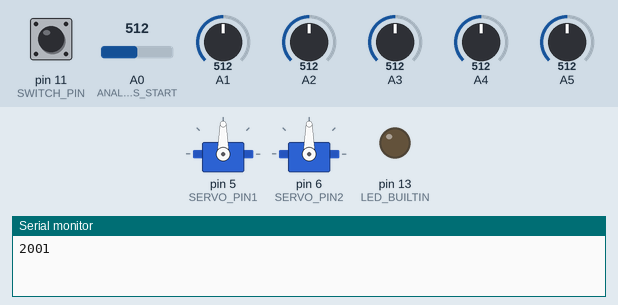
The sketch below on a simulated Arduino Uno, built with avr-gcc and run on an emulated ATmega328P. Shown: 2 × servo, output pins drawn as LEDs (lit = HIGH), the last lines printed to the serial monitor. The test bench sets the inputs (shaded band); at power-on: pin 11 (SWITCH_PIN) HIGH, A0 (ANALOG_PINS_START) = 512, A1 = 512, A2 = 512, A3 = 512, A4 = 512, A5 = 512. Pins used as bus, display or sensor lines are not drawn.

Above: at 1.2 s.
1.3 s: pin 11 (SWITCH_PIN) pulled LOW for 0.15 s
At 2.9 s:
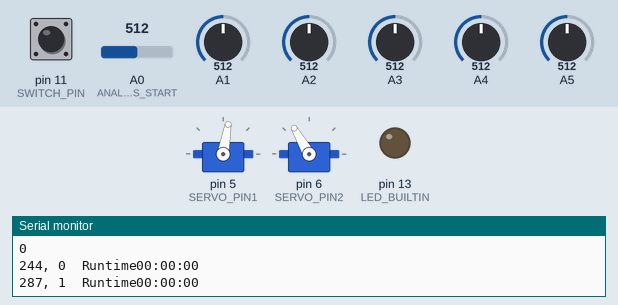
4.3 s: pin 11 (SWITCH_PIN) pulled LOW for 3.2 s
At 5.3 s:
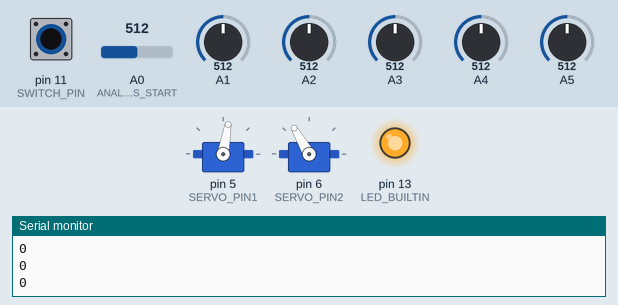
9.0 s: pin 11 (SWITCH_PIN) pulled LOW for 1 s
At 10.63 s:
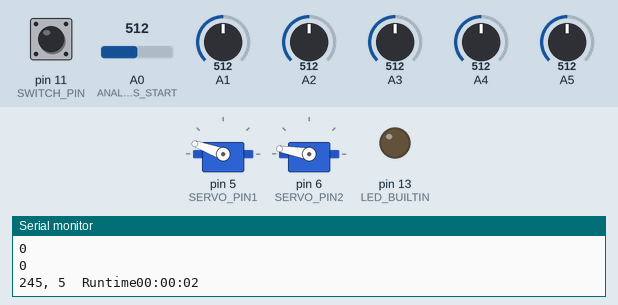
Timing chart, 0 to 19.0 s (numbered marks = the images above; inputs shaded):
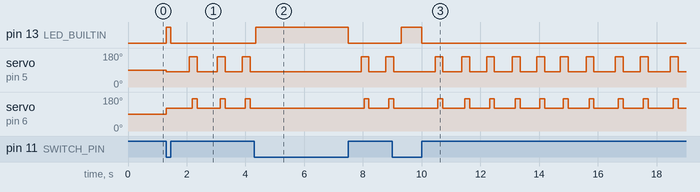

Measured:
- after the input at 1.3 s, pin 13 (LED_BUILTIN): LOW → HIGH at once, → LOW 0.15 s later; servo on pin 5 (SERVO_PIN1): goes 80° 0.79 s, 160° 0.27 s, 80° 0.69 s, 160° 0.27 s, 80° 0.58 s, 160° 0.27 s, then 80°, starting at once
- after the input at 4.3 s, pin 13 (LED_BUILTIN): LOW → HIGH after 0.06 s, → LOW 3.1 s later
- after the input at 9.0 s, pin 13 (LED_BUILTIN): LOW → HIGH after 0.30 s, → LOW 0.70 s later

The sketch:

res_6860d58028f4e.ino
```cpp
#include <Stepper.h>
#include <Servo.h>
#include <SoftwareSerial.h>

// Pin definitions
#define STEPPER_DIR_PIN 8
#define STEPPER_STEP_PIN 9
#define STEPPER_ENA_PIN 10
#define SERVO_PIN1 5
#define SERVO_PIN2 6
#define SWITCH_PIN 11
#define CELL_PIN 3
#define ANALOG_PINS_START A0

// Constants
#define CIRCLE_DIVISION 320
#define STEPS_PER_REV 40
#define MICROSTEPS 4
#define STEPS_PER_PIN (STEPS_PER_REV/MICROSTEPS)
#define DEFAULT_DELAY 1450
#define SERVO_DELAY 100
#define CALIBRATION_DELAY 500

// Servo positions
#define SERVO_INNER_POS 80
#define SERVO_OUTER_POS 150
#define SERVO_TOP_POS 120
#define SERVO_BOTTOM_POS 50

SoftwareSerial mySerial(12, 13);
Servo servo;
Servo servo1;

struct {
  int outStart = 0;
  int inStart = 0;
  int upStart = 0;
  int downStart = 0;
  int nowDeg = SERVO_INNER_POS;
  int nowHigh = SERVO_TOP_POS;
  int outleng = 0;
  int inleng = 86;
  int upleng = 0;
  int downleng = 75;
} position;

struct {
  unsigned long thisMillis_old;
  unsigned long allMillis;
  int cRotS = 850;
  int cRotAdd = 6;
} timing;

int num[CIRCLE_DIVISION] = {0};
int k = -1;
int idxplus = 0;
bool drc = HIGH;

const float deg[] PROGMEM = {0.00,1.12,2.25,3.38,4.50,5.63,6.75,7.88,9.00,10.13,11.25,12.38,13.50,14.63,15.75,16.87,18.00,19.12,20.25,21.37,22.50,23.62,24.75,25.87,27.00,28.12,29.25,30.37,31.50,32.63,33.75,34.88,36.00,37.13,38.25,39.38,40.50,41.63,42.75,43.88,45.00,46.13,47.25,48.38,49.50,50.63,51.75,52.88,54.00,55.13,56.25,57.38,58.50,59.63,60.75,61.88,63.00,64.12,65.25,66.37,67.50,68.62,69.75,70.87,72.00,73.12,74.25,75.37,76.50,77.62,78.75,79.87,81.00,82.12,83.25,84.37,85.50,86.62,87.75,88.87,90.00,91.12,92.25,93.37,94.50,95.62,96.75,97.87,99.00,100.12,101.25,102.37,103.50,104.62,105.75,106.87,108.00,109.12,110.25,111.37,112.50,113.62,114.75,115.87,117.00,118.12,119.25,120.37,121.50,122.62,123.75,124.87,126.00,127.12,128.25,129.38,130.50,131.63,132.75,133.88,135.00,136.13,137.25,138.38,139.50,140.63,141.75,142.88,144.00,145.13,146.25,147.38,148.50,149.63,150.75,151.88,153.00,154.13,155.25,156.38,157.50,158.63,159.75,160.88,162.00,163.13,164.25,165.38,166.50,167.63,168.75,169.88,171.00,172.13,173.25,174.38,175.50,176.63,177.75,178.88,180.00,181.13,182.25,183.38,184.50,185.63,186.75,187.88,189.00,190.13,191.25,192.38,193.50,194.63,195.75,196.88,198.00,199.13,200.25,201.38,202.50,203.63,204.75,205.88,207.00,208.13,209.25,210.38,211.50,212.63,213.75,214.88,216.00,217.13,218.25,219.38,220.50,221.63,222.75,223.88,225.00,226.13,227.25,228.38,229.50,230.63,231.75,232.88,234.00,235.13,236.25,237.38,238.50,239.63,240.75,241.88,243.00,244.13,245.25,246.38,247.50,248.63,249.75,250.88,252.00,253.13,254.25,255.38,256.50,257.63,258.75,259.88,261.00,262.13,263.25,264.38,265.50,266.63,267.75,268.88,270.00,271.13,272.25,273.38,274.50,275.63,276.75,277.88,279.00,280.13,281.25,282.38,283.50,284.63,285.75,286.88,288.00,289.13,290.25,291.38,292.50,293.63,294.75,295.88,297.00,298.13,299.25,300.38,301.50,302.63,303.75,304.88,306.00,307.13,308.25,309.38,310.50,311.63,312.75,313.88,315.00,316.13,317.25,318.38,319.50,320.63,321.75,322.88,324.00,325.13,326.25,327.38,328.50,329.63,330.75,331.88,333.00,334.13,335.25,336.38,337.50,338.63,339.75,340.88,342.00,343.13,344.25,345.38,346.50,347.63,348.75,349.88,351.00,352.13,353.25,354.38,355.50,356.63,357.75,358.88};

const uint16_t data[] PROGMEM = {244,287,272,255,286,245,279,264,247,276,254,290,241,225,290,236,220,291,235,280,244,289,242,218,180,199,184,207,177,201,172,208,176,211,171,209,164,213,170,273,248,263,289,228,281,177,204,189,94,192,92,186,206,151,210,161,265,286,221,290,239,219,292,233,281,243,215,292,224,282,176,277,246,265,164,230,175,278,173,207,180,92,190,96,188,205,126,208,165,264,288,243,178,199,95,191,91,193,260,158,214,293,218,291,227,282,222,285,182,197,117,208,137,204,104,202,154,236,276,177,93,183,242,172,279,230,268,163,234,174,277,252,180,274,169,221,289,237,144,211,293,208,123,212,292,217,296,211,131,207,103,190,99,187,97,198,111,209,244,266,163,145,130,208,150,236,145,203,153,257,208,113,198,293,206,181,91,195,114,220,292,226,284,223,269,162,128,148,252,214,110,68,83,172,271,184,89,177,253,165,124,206,134,230,288,222,116,169,87,186,289,240,281,266,237,141,204,294,213,122,166,201,95,53,98,197,259,275,255,289,218,295,212,111,67,89,182,96,200,156,125,163,246,278,231,287,187,121,167,263,179,93,64,104,206,296,202,146,129,159,265,156,235,277,179,283,232,216,251,149,126,212,286,218,121,106,63,112,171,272,197,105,70,91,199,252,186,100,207,294,195,107,171,84,182,287,208,102,65,92,184,239,140,156,261,181,249,278,169,119,224,250,150,244,170,114,177,265,192,274,167,120,219,285,246,140,207,290,228,141,244,213,291,191,93,48,96,55,85,170,280,229,289,215,301,225,118,168,89,71,150,125,160,259,17,255,213,110,182,98,208,128,211,299,206,107,62,114,197,92,194,136,158,266,285,256,16,260,152,204,144,243,217,300,204,111,178,193,289,208,120,190,292,223,242,287,176,115,211,107,190,88,72,163,122,68,151,123,161,176,94,60,108,69,160,232,267,155,201,297,216,109,184,83,177,112,201,89,37,91,66,101,209,256,212,270,173,200,298,212,276,183,284,231,133,159,197,90,167,279,243,2,74,150,264,178,285,225,291,206,259,182,94,178,289,226,281,257,15,261,151,115,170,117,175,103,59,115,194,90,71,164,121,222,292,164,105,201,292,216,122,228,166,291,183,245,166,252,11,316,239,282,169,86,41,93,190,117,220,252,13,79,23,266,241,280,234,131,160,99,52,283,187,86,185,290,219,270,188,92,193,294,169,98,149,265,29,84,193,257,19,80,12,253,147,100,165,120,168,296,204,292,209,286,177,100,46,280,171,243,105,156,137,237,130,71,319,75,171,299,199,89,39,274,178,92,183,232,128,161,73,3,246,111,180,262,189,108,214,254,194,83,31,269,158,134,57,151,234,311,238,283,213,292,177,303,214,233,89,203,301,175,97,47,127,163,68,171,104,244,143,206,103,237,95,59,284,229,269,191,261,11,254,114,200,91,238,102,207,133,237,109,163,292,182,87,184,82,61,93,180,272,36,94,179,284,56,155,270,24,84,28,266,176,116,58,163,112,245,278,172,298,207,258,18,255,113,242,194,174,120,223,251,14,77,7,246,137,152,62,283,168,99,249,115,131,23,86,201,259,192,86,161,124,164,101,176,300,198,256,20,129,160,55,165,292,218,240,139,34,82,179,235,104,174,275,189,282,209,97,54,282,64,309,4,71,316,73,146,254,105,140,63,151,282,180,89,237,92,198,302,210,253,109,205,135,221,292,200,180,305,241,197,6,248,275,38,144,47,99,178,291,169,117,57,153,136,30,79,10,262,185,230,139,77,169,108,246,212,52,223,287,254,159,233,125,213,281,183,274,257,12,260,140,51,284,61,155,285,172,67,314,74,0,70,170,96,236,99,208,297,173,238,88,184,263,160,292,167,100,248,95,188,290,179,307,65,281,55,157,50,216,59,110,133,247,182,93,37,276,172,281,45,152,110,205,265,180,233,249,119,136,55,223,115,253,18,1,120,214,244,4,191,92,196,181,97,251,106,163,52,279,48,218,57,123,162,293,199,87,72,318,76,15,250,98,172,268,200,167,104,255,145,271,40,87,191,98,239,224,134,234,107,136,157,234,84,204,283,257,9,196,7,199,214,109,153,44,219,281,70,151,112,58,96,184,227,63,310,241,319,120,229,214,292,168,63,217,58,227,124,41,82,187,271,153,95,35,269,284,54,164,294,176,269,27,85,196,259,118,252,288,180,276,42,220,170,300,132,208,305,218,46,148,75,312,233,283,156,60,215,107,177,94,190,270,180,75,233,137,100,171,286,67,165,123,0,143,116,210,53,218,9,124,208,246,88,204,136,28,134,299,221,74,160,54,277,178,299,204,7,194,5,74,182,309,72,1,141,49,224,286,103,289,222,72,140,205,91,202,257,17,82,198,181,264,30,211,292,207,247,277,172,111,257,184,93,193,9,309,185,78,63,312,77,177,99,166,121,35,211,304,175,119,2,247,110,258,14,125,153,255,21,87,206,308,65,214,39,207,306,67,191,260,280,148,127,17,2,144,102,290,165,278,149,71,230,285,227,98,178,284,69,154,76,3,141,36,120,251,205,185,92,195,292,186,226,92,62,172,301,190,105,122,210,32,96,179,276,186,7,211,271,23,0,114,176,289,109,299,218,290,111,164,293,130,51,213,245,140,276,48,158,102,177,160,267,236,83,29,97,240,255,94,39,140,33,271,200,5,243,310,184,169,245,89,195,273,252,203,159,294,191,266,26,209,123,173,67,279,56,118,69,230,283,104,52,119,258,198,74,281,296,311,182,95,253,133,243,216,64,284,52,128,222,56,301,131,290,214,111,187,274,190,68,231,91,197,84,186,285,153,106,242,154,267,137,306,65,315,248,139,261,117,167,71,103,176,292,106,300,193,96,181,229,288,303,176,96,34,205,249,151,257,272,57,278,76,8,312,175,116,319,25,132,159,274,175,192,7,182,60,307,136,78,199,16,83,206,106,176,311,62,154,49,217,38,90,75,313,189,92,187,260,195,253,198,5,213,296,110,288,219,237,317,120,170,99,290,250,121,136,249,88,205,43,219,46,158,104,169,306,69,172,48,281,44,131,236,148,9,263,314,240,87,289,223,37,207,223,50,134,109,1,145,279,234,154,280,66,232,281,168,186,94,70,5,77,221,41,206,108,290,127,204,304,230,161,227,107,144,262,24,133,205,166,266,31,208,55,119,28,223,35,163,265,27,224,92,182,111,217,55,124,11,248,102,60,212,6,188,203,138,192,91,201,147,281,76,17,254,269,183,275,260,13,126,159,243,73,199,102,292,179,97,112,288,94,237,4,294,206,120,27,158,143,3,239,58,104,165,301,105,290,227,72,199,173,196,23,8,69,96,30,213,268,291,222,53,241,216,71,229,106,238,265,6,175,233,252,105,211,25,97,173,300,200,92,220,37,119,256,155,43,93,181,292,206,271,289,92,250,1,137,27,316,232,90,254,311,78,170,112,128,243,152,55,230,180,280,50,299,133,235,151,65,301,162,117,29,203,5,219,62,165,202,142,266,234,277,60,41,136,49,82,203,22,272,319,126,63,95,195,87,207,289,85,184,95,121,217,66,271,144,319,300,206,233,315,74,178,301,199,20,0,121,169,42,57,180,96,116,150,275,49,255,156,68,215,317,235,110,0,118,264,193,273,138,311,240,260,67,243,304,170,287,185,223,21,154,54,166,123,24,195,83,209,20,257,128,289,106,248,94,206,262,14,71,194,111,176,285,224,17,151,96,37,202,18,260,15,85,193,54,255,69,274,153,176,3,295,221,269,103,177,97,58,303,171,115,302,104,291,276,170,101,191,140,119,238,82,0,216,231,160,234,290,116,239,142,32,226,34,122,214,72,286,125,211,232,54,217,59,309,68,277,41,145,258,103,246,122,319,33,206,126,284,247,158,189,167,304,286,63,187,93,178,280,105,36,208,7,202,140,168,43,207,91,227,311,249,264,239,1,32,91,194,293,5,80,18,223,195,269,290,90,255,180,72,190,174,111,167,142,103,87,264,8,237,274,179,54,130,302,177,104,119,226,133,22,198,267,284,112,18,195,66,281,191,148,131,270,156,26,7,239,300,219,34,270,163,148,118,3,164,104,245,78,24,259,52,218,201,186,77,42,202,86,251,76,57,113,283,73,88,183,271,214,4,223,40,229,196,106,240,89,197,7,143,277,47,204,134,298,185,41,101,274,52,167,202,121,225,60,192,97,10,113,163,55,192,25,41,177,283,210,300,133,206,7,191,68,256,287,61,172,274,77,223,260,136,309,78,162,277,232,120,252,91,190,109,176,51,298,135,311,288,227,83,294,163,126,67,318,34,233,318,206,84,7,184,86,220,33,173,121,221,28,211,53,255,315,176,98,171,292,169,7,121,154,246,309,61,99,57,164,125,140,270,193,52,34,190,279,294,167,12,236,205,89,216,56,228,244,259,281,46,278,192,246,5,27,152,58,214,291,308,185,114,233,68,20,78,11,82,212,112,301,205,129,0,99,29,208,103,296,135,158,2,299,0};
int dataSize = sizeof(data)/2;

void setup() {
  Serial.begin(9600);
  mySerial.begin(9600);
  Serial.println(dataSize);
  pinMode(LED_BUILTIN, OUTPUT);
  pinMode(SWITCH_PIN, INPUT_PULLUP);
  pinMode(STEPPER_ENA_PIN, OUTPUT);
  pinMode(STEPPER_STEP_PIN, OUTPUT);
  pinMode(STEPPER_DIR_PIN, OUTPUT);
  pinMode(CELL_PIN, INPUT_PULLUP);
  digitalWrite(STEPPER_ENA_PIN, LOW);
  pinMode(A5, INPUT_PULLUP);
  pinMode(A4, INPUT_PULLUP);
  pinMode(A0, INPUT_PULLUP);
  pinMode(A1, INPUT_PULLUP);
  pinMode(A2, INPUT_PULLUP);
  pinMode(A3, INPUT_PULLUP);
  servo.attach(SERVO_PIN1);
  servo1.attach(SERVO_PIN2);
  servo.write(90);
  for(int i = 0; i < CIRCLE_DIVISION; i++) {
    num[i] = i;
  }
}

void loop() {
  if(digitalRead(SWITCH_PIN) == LOW) {
    // Serial.print(analogRead(A1));
    // Serial.print(",");
    // Serial.print(analogRead(A2));
    // Serial.print(",");
    // Serial.println(analogRead(A3));
    digitalWrite(LED_BUILTIN, HIGH);
    digitalWrite(STEPPER_ENA_PIN, HIGH);
    if(k < 0) k=0;
    timing.thisMillis_old = millis();
    position.outStart = analogRead(A3);
    position.inStart = analogRead(A0);
    position.upStart = analogRead(A2);
    position.downStart = analogRead(A1);
    if(position.inStart < 900) position.nowDeg=position.nowDeg+1; //in
    if(position.outStart < 900) position.nowDeg=position.nowDeg-1; //out
    if(position.downStart < 900) position.nowHigh=position.nowHigh+1; //down
    if(position.upStart < 900) position.nowHigh=position.nowHigh-1; //up
    servo1.write(position.nowHigh);
    servo.write(position.nowDeg);
    position.downleng=position.nowHigh;
    position.inleng = position.nowDeg;
    position.outleng=position.inleng+80;
    position.upleng=position.downleng+50;
    if(analogRead(A5) < 900 && analogRead(A4) > 900) {
      oneStep(HIGH);
    }
    if(analogRead(A4) < 900 && analogRead(A5) > 900) {
      oneStep(LOW);
    }
    if(analogRead(A1) < 900 && analogRead(A3) < 900) {
      for(int i=0;i<320;i++){
        Serial.println(i);
        if(analogRead(A0) < 900) break;
      cRotate(drc, STEPS_PER_PIN);
      delay(300);
      }
    }
    // if(digitalRead(CELL_PIN) == LOW) {
    //   for(int j=0;j<CIRCLE_DIVISION;j++) {
    //     digitalWrite(STEPPER_ENA_PIN, LOW);
    //     delay(50);
    //     servo.write(position.outleng);
    //     delay(100);
    //     servo1.write(position.upleng);
    //     for (int i = 0; i < STEPS_PER_PIN; i++) {
    //       digitalWrite(STEPPER_STEP_PIN, HIGH);
    //       delayMicroseconds(DEFAULT_DELAY);
    //       digitalWrite(STEPPER_STEP_PIN, LOW);
    //       delayMicroseconds(DEFAULT_DELAY);
    //     }
    //     delay(100);
    //     servo.write(position.inleng);
    //     servo1.write(position.downleng);
    //     delay(150);
    //     if(analogRead(A4) > 900 || analogRead(A5) > 900) {
    //       digitalWrite(STEPPER_ENA_PIN, HIGH);
    //       break;
    //     }
    //   }
    // }
  } else {
    digitalWrite(LED_BUILTIN, LOW);
    if(k>=0 && k <= dataSize) {
      digitalWrite(STEPPER_ENA_PIN, LOW);
      if(k!=0 && k%200 == 0) {position.upleng--;position.downleng--;}
      unsigned long deltaMillis = 0;
      unsigned long thisMillis = millis();
      Serial.print(pgm_read_word_near(&(data[k])));
      Serial.print(", ");
      Serial.print(k);
      Serial.print("  ");
      unsigned long allSeconds=timing.allMillis/1000;
      int runHours= allSeconds/3600;
      int secsRemaining=allSeconds%3600;
      int runMinutes=secsRemaining/60;
      int runSeconds=secsRemaining%60;
      char buf[21];
      sprintf(buf,"Runtime%02d:%02d:%02d",runHours,runMinutes,runSeconds);
      Serial.println(buf);

      int idx = index_arr(num, CIRCLE_DIVISION, pgm_read_word_near(&(data[k])));
      shiftLeft(num, idx, CIRCLE_DIVISION);
      if(idx == 160) {
        drc = LOW;
        if(arr_check(num, (CIRCLE_DIVISION-idx), CIRCLE_DIVISION, pgm_read_word_near(&(data[k+1]))) > 0) {
          cRotate(drc, ((idx+idxplus)-1)*STEPS_PER_PIN);
          sawing(drc);
          idxplus=0;
        } else {
          cRotate(drc, (idx+idxplus)*STEPS_PER_PIN);
          sawing(!drc);
          idxplus=1;
          delay(50);
        }
      } else {
        if(1/sin(radians(pgm_read_float_near(&(deg[idx])))) > 0) {
          drc = LOW;
          if(arr_check(num, (CIRCLE_DIVISION-idx), CIRCLE_DIVISION, pgm_read_word_near(&(data[k+1]))) > 0) {
            cRotate(drc, ((idx+idxplus)-1)*STEPS_PER_PIN);
            sawing(drc);
            idxplus=0;
          } else {
            cRotate(drc, (idx+idxplus)*STEPS_PER_PIN);
            idxplus=1;
            sawing(!drc);
            delay(50);
          }
        } else if(1/sin(radians(pgm_read_float_near(&(deg[idx])))) < 0) {
          drc = HIGH;
          if(arr_check(num, 0, CIRCLE_DIVISION-idx, pgm_read_word_near(&(data[k+1]))) > 0) {
            cRotate(drc, (CIRCLE_DIVISION-(idx+idxplus))*STEPS_PER_PIN);
            sawing(drc);
            idxplus=1;
            delay(50);
          } else {
            cRotate(drc, ((CIRCLE_DIVISION-(idx+idxplus))+1)*STEPS_PER_PIN);
            sawing(!drc);
            idxplus=0;
          }
        }
      }
      k=k+1;
      if (thisMillis != timing.thisMillis_old) {
        deltaMillis = thisMillis-timing.thisMillis_old;
        timing.thisMillis_old = thisMillis;
        timing.allMillis = timing.allMillis + deltaMillis;
      }
    }
    if(k > dataSize) {
      k=-1;
      for(int i=0;i<2;i++) {
        delay(300);
        sawing(HIGH);
        cRotate(LOW, STEPS_PER_PIN);
      }
      delay(300);
      sawing(LOW);
      cRotate(HIGH, STEPS_PER_PIN);
      sawing(LOW);
      unsigned long allSeconds=timing.allMillis/1000;
      int runHours= allSeconds/3600;
      int secsRemaining=allSeconds%3600;
      int runMinutes=secsRemaining/60;
      int runSeconds=secsRemaining%60;
      char buf[21];
      sprintf(buf,"Runtime%02d:%02d:%02d",runHours,runMinutes,runSeconds);
      timing.allMillis=0;
    }
  }
}

void oneStep(bool dic) {
  digitalWrite(STEPPER_DIR_PIN, dic);
  digitalWrite(STEPPER_ENA_PIN, LOW);
  digitalWrite(STEPPER_STEP_PIN, HIGH);
  delayMicroseconds(DEFAULT_DELAY);
  digitalWrite(STEPPER_STEP_PIN, LOW);
  delayMicroseconds(DEFAULT_DELAY);
  delay(500);
}

void callibration(bool cal, bool dic, int sw) {
  digitalWrite(STEPPER_DIR_PIN, dic);
  digitalWrite(STEPPER_ENA_PIN, LOW);
  for(int i=2000;i>500;i=i-1) {
    digitalWrite(STEPPER_STEP_PIN, HIGH);
    delayMicroseconds(i);
    digitalWrite(STEPPER_STEP_PIN, LOW);
    delayMicroseconds(i);
    if(analogRead(sw) < 900 || analogRead(A4)+analogRead(A5) > 1800) {
      break;
    }
  }
  while (cal) {
    if(analogRead(sw) < 900 || analogRead(A4)+analogRead(A5) > 1800) {
      cal=false;
    }
cRotate(drc, STEPS_PER_PIN);
delay(500);
  }
}

void sawing(bool drc) {
  delay(100);
  servo.write(position.outleng);
  delay(100);
  servo1.write(position.upleng);
  delay(50);
  cRotate(drc, STEPS_PER_PIN);
  delay(100);
  servo.write(position.inleng);
  servo1.write(position.downleng);
  delay(200);
}

int arr_check(int* arr, int start, int end, int val) {
  for(int i = start; i < end; i++) {
    if(arr[i] == val) return 1;
  }
  return -1;
}

void cRotate(bool direc, int spr) {
  digitalWrite(STEPPER_DIR_PIN, direc);
  digitalWrite(STEPPER_ENA_PIN, LOW);
  if(spr/STEPS_PER_REV >= 5 && spr/STEPS_PER_REV <= 40) {
    for(int j=timing.cRotS; j > timing.cRotS-100*timing.cRotAdd; j=j-1*timing.cRotAdd) {
      stepMotor(j);
    }
    for(int k=0; k < spr-200; k++) {
      stepMotor(timing.cRotS-100*timing.cRotAdd);
    }
    for(int l=timing.cRotS-100*timing.cRotAdd; l < timing.cRotS; l=l+1*timing.cRotAdd) {
      stepMotor(l);
    }
  } else {
    for (int i = 0; i < spr; i++) {
      stepMotor(timing.cRotS);
    }
  }
}

void shiftLeft(int arr[], int d, int n) {
  reverse(arr, 0, d);
  reverse(arr, d, n);
  reverse(arr, 0, n);
}

void reverse(int arr[], int start, int end) {
  int temp;
  end = end - 1;
  while (start < end) {
    temp = arr[start];
    arr[start] = arr[end];
    arr[end] = temp;
    start++;
    end--;
  }
}

int index_arr(int* arr, int size, int val) {
  for(int i = 0; i < size; i++) {
    if(arr[i] == val) return i;
  }
  return -1;
}

void stepMotor(int delay_us) {
  digitalWrite(STEPPER_STEP_PIN, HIGH);
  delayMicroseconds(delay_us);
  digitalWrite(STEPPER_STEP_PIN, LOW);
  delayMicroseconds(delay_us);
}
```
